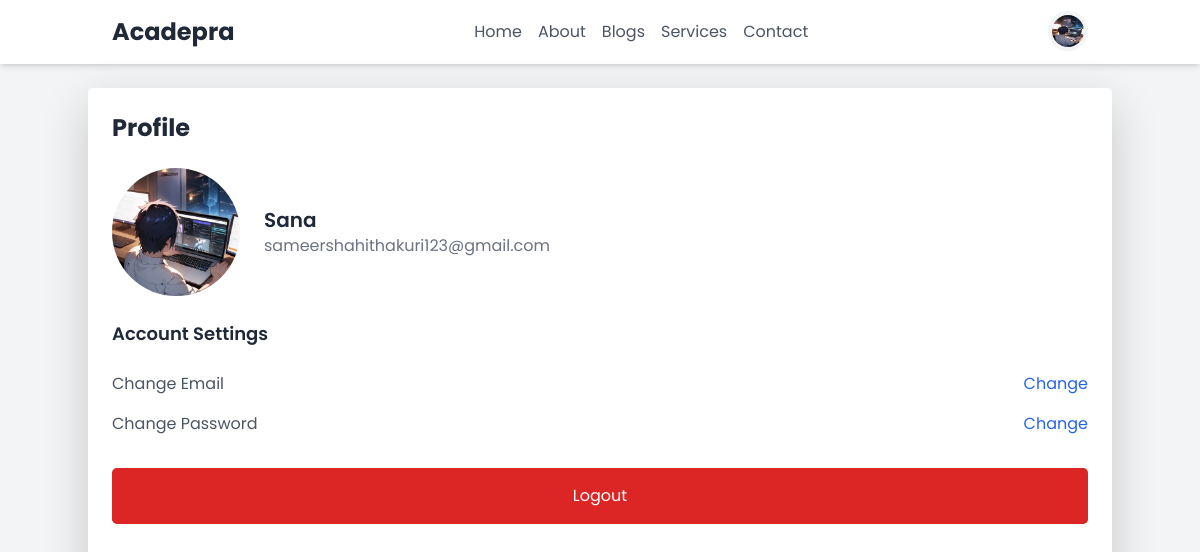
The page /profile/ (signed in) on the database its author committed.
### my_auth/models.py (models this page shows, shortened)
class User(AbstractUser):
    profile_picture = models.ImageField(
        upload_to="uploads/profile_pictures/", null=True, blank=True
    )
    is_email_verified = models.BooleanField(default=False)

### my_app/views.py (the view)
# urls.py: path("profile/", views.profile_view, name="profile_view"),
def profile_view(request):
    return render(request, "profile.html", {})

### my_auth/context_processors.py (called while the page is built)
def forms(request):
    return {'signupform':SignUpForm(),
            'loginform':LogInForm()
            }

### templates/profile.html (shortened to what this page needs)
{% extends "base.html" %}
{% block content %}
  <div class="container my-4 h-screen mx-auto p-6 bg-white shadow-lg rounded-lg">
    <h2 class="text-2xl font-bold text-gray-800 mb-6">Profile</h2>
    <div class="flex items-center  space-x-6">
      <div class="flex-shrink-0">
        {% if user.profile_picture %}
          <img src="{{ user.profile_picture.url }}" alt="Profile Picture" class="w-32 h-32 rounded-full object-cover border-2 border-gray-300">
        {% else %}
          <img src="https://via.placeholder.com/150" alt="Default Profile Picture" class="w-32 h-32 rounded-full object-cover border-2 border-gray-300">
        {% endif %}
      </div>
      <div>
        <h3 class="text-xl font-semibold text-gray-800">{{ user.username }}</h3>
        <p class="text-gray-500">{{ user.email }}</p>
      </div>
    </div>
    <div class="mt-6">
      <h3 class="text-lg font-semibold text-gray-800 mb-4">Account Settings</h3>
      <div class="space-y-4">
        <div class="flex items-center justify-between">
          <span class="text-gray-600">Change Email</span>
          <a href="{% url 'my_auth:change-email-view' %}" class="text-blue-600 hover:underline">Change</a>
        </div>
        <div class="flex items-center justify-between">
          <span class="text-gray-600">Change Password</span>
          <a href="{% url 'my_auth:request-reset-password-view' %}" class="text-blue-600 hover:underline">Change</a>
        </div>
      </div>
    </div>
    <div class="mt-8 text-center">
      <form method="POST" action="{% url 'my_auth:logout-view' %}">
        <button type="submit" class="w-full py-3 bg-red-600 text-white rounded-lg hover:bg-red-700 transition">Logout</button>
      </form>
    </div>
  </div>
{% endblock %}

### templates/header.html (shortened to what this page needs)
{% load static %}
<header class="bg-white shadow-md">
    <div class="container mx-auto px-4 sm:px-6 lg:px-8">
        <div class="flex items-center justify-between h-16">
            <div class="flex-shrink-0">
                <a href="/" class="text-2xl font-bold text-gray-800">Acadepra</a>
            </div>
            <nav class="hidden md:flex space-x-4">
                <a href="{% url 'my_app:home_view' %}"
                   class="text-gray-600 hover:text-gray-900">Home</a>
                <a href="{% url 'my_app:about_view' %}"
                   class="text-gray-600 hover:text-gray-900">About</a>
                <a href="{% url 'my_blog:blog_listing_view' %}"
                   class="text-gray-600 hover:text-gray-900">Blogs</a>
                <a href="{% url 'my_app:services_view' %}"
                   class="text-gray-600 hover:text-gray-900">Services</a>
                <a href="{% url 'my_app:contact_view' %}"
                   class="text-gray-600 hover:text-gray-900">Contact</a>
            </nav>
            <div class="hidden md:flex">
                {% if request.user.is_authenticated %}
                    <div class="relative inline-block text-left">
                        <div class="inline-flex items-center justify-center w-10 h-10 rounded-full bg-gray-100 hover:bg-gray-200 focus:outline-none focus:ring-2 focus:ring-offset-2 focus:ring-indigo-500"
                             id="avatar-menu-button"
                             aria-expanded="false"
                             aria-haspopup="true">
                            {% if request.user.profile_picture %}
                                <img class="h-8 w-8 rounded-full"
                                     src="{{ request.user.profile_picture.url }}"
                                     alt="User avatar">
                            {% else %}
                                <img src="{% static 'img/profile.png' %}"
                                     alt="avatar"
                                     class="h-8 w-8 rounded-full" />
                            {% endif %}
                        </div>
                    </div>
                {% endif %}
            </div>
        </div>
    </div>
</header>

### staticfiles/css/style.css (style rules this page uses)
* { margin: 0; padding: 0; box-sizing: border-box; font-family: "Poppins", sans-serif; }
a { color: white; text-decoration: none; }
.container { position: relative; }

### rows shown on the page
User: user.profile_picture (picture), profile_picture (picture), username "Sana", email "sameershahithakuri123@gmail.com"
